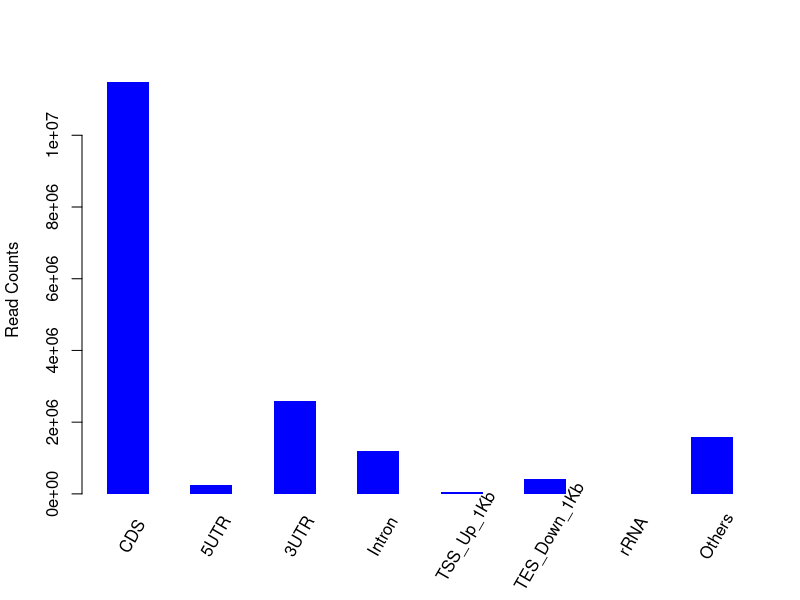

The R script that drew this image:
png("/rds/user/is460/hpc-work/muscle-rnaseq/ezbamqc/output/figs/srpk3_hom_ttnb_het_7.read_distr.png",width=500,height=500,units="px")
M=c(11485831,257242,2597645,1194434,61396,409801,1462,1575104)
Mname=c("CDS","5UTR","3UTR","Intron","TSS_Up_1Kb","TES_Down_1Kb","rRNA","Others")
val = barplot(M,xlab="",space=1,ylab="Read Counts",col="blue",border="NA")
text(x=seq(val[1],val[8],by=2),y=rep(0,8),srt=60,adj=0,offset=2,pos=1,xpd=T,labels=Mname)
dev.state = dev.off()
